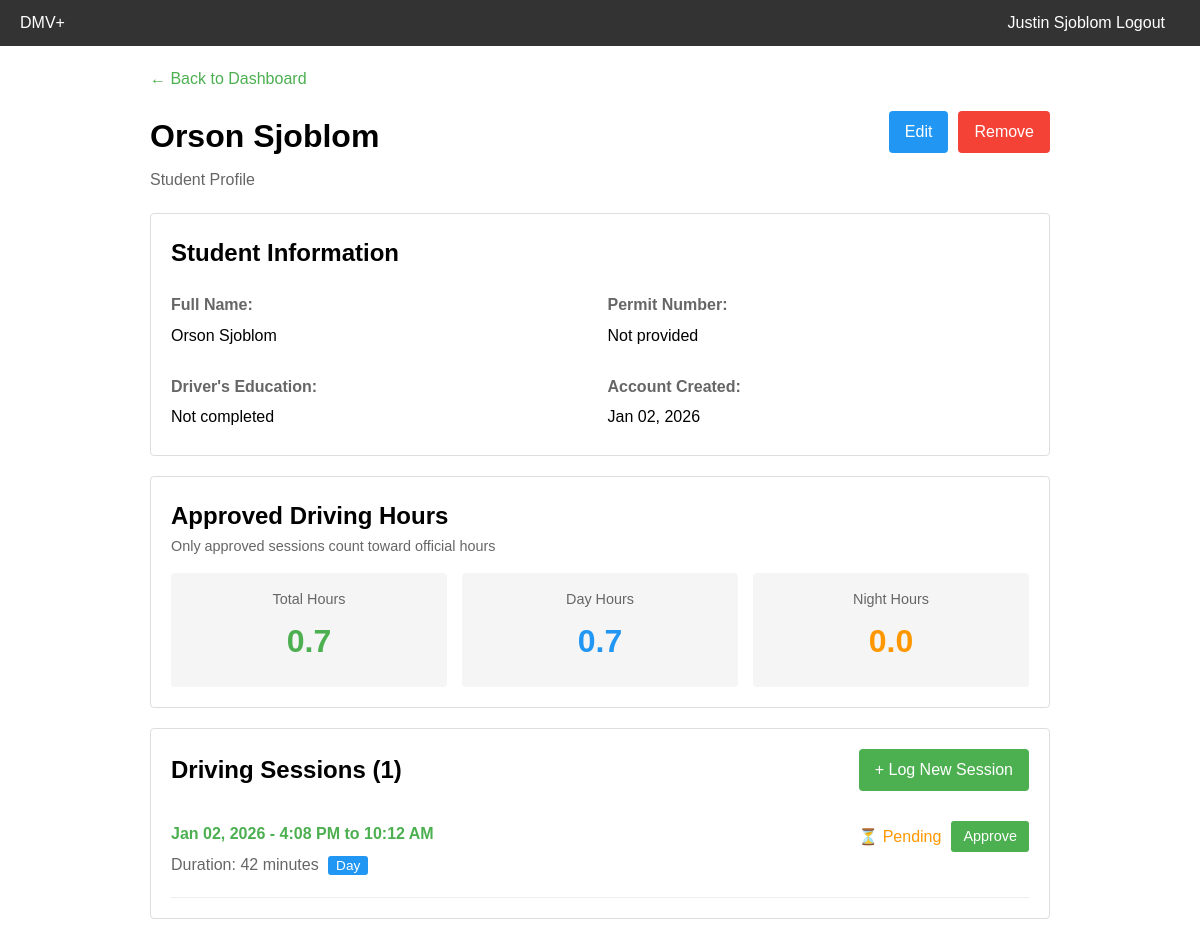
The app's page /parent/student/1/ (signed in), older data.
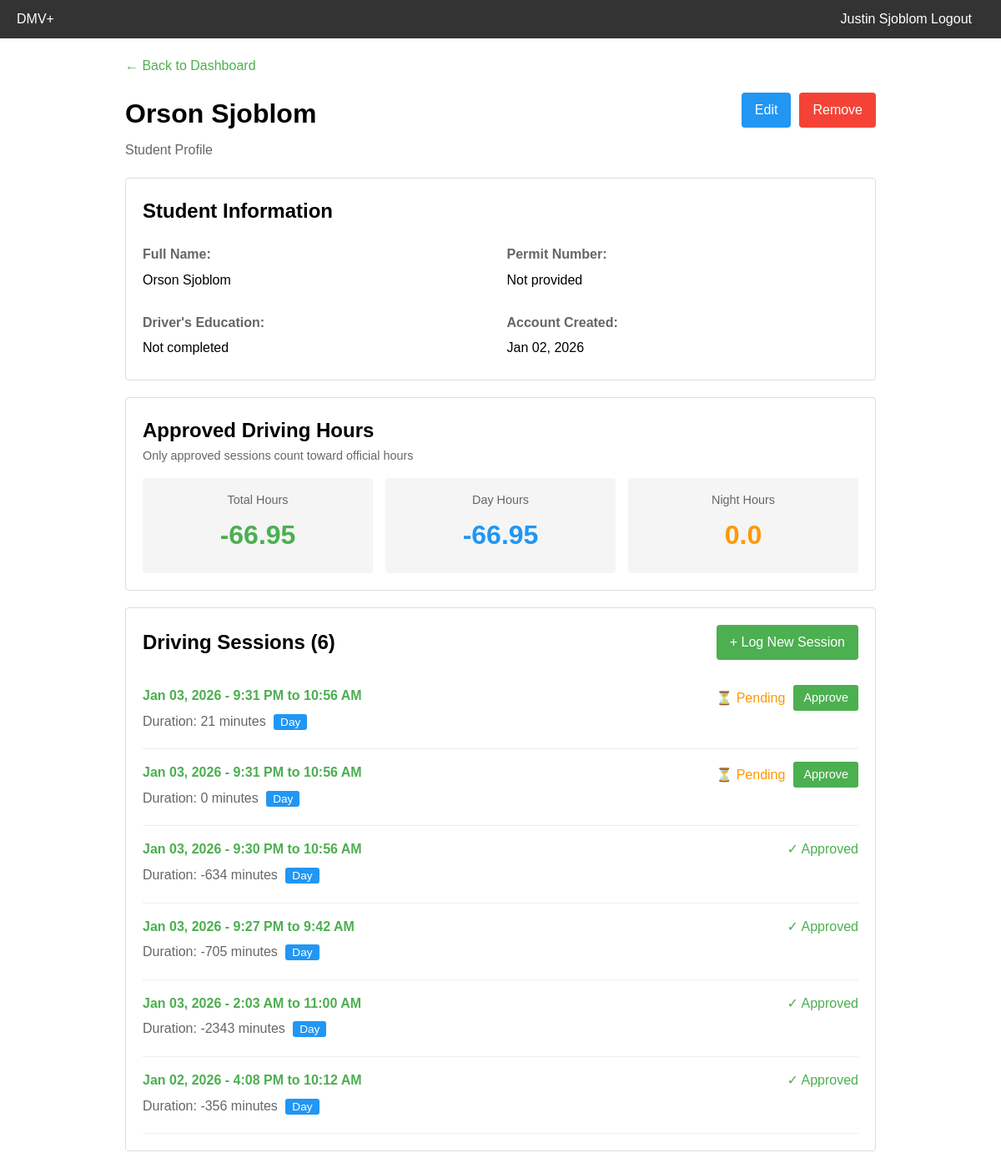
The same page, newer data.
### student/models/driving_sessions.py (models this page shows, shortened)
class Trip(models.Model):
    trip_id = models.UUIDField(primary_key=True, default=uuid.uuid4, editable=False)
    parent = models.ForeignKey('parent.ParentProfile', on_delete=models.CASCADE)
    student = models.ForeignKey('student.StudentProfile', on_delete=models.CASCADE)
    start_time = models.DateTimeField(auto_now_add=True)
    end_time = models.DateTimeField(blank=True, null=True)
    is_night = models.BooleanField(default=False)
    is_approved = models.BooleanField(default=False)
    duration = models.IntegerField(default=0)
    gps_data = models.JSONField(blank=True, null=True)
    created_at = models.DateTimeField(auto_now_add=True)

### parent/views.py (the view)
# urls.py: path('student/<int:student_id>/', views.view_student, name='view_student'),
@login_required
def view_student(request, student_id):
    if request.user.user_type != 'PARENT':
        raise PermissionDenied("Only parents can view student details.")
    try:
        parent_profile = ParentProfile.objects.get(user=request.user)
    except ParentProfile.DoesNotExist:
        messages.error(request, "Parent profile not found.")
        return redirect('dashboard')
    student = get_object_or_404(StudentProfile, id=student_id)
    relationship = ParentStudentRelationship.objects.filter(
        parent=parent_profile,
        student=student
    ).first()
    if not relationship:
        raise PermissionDenied("You don't have permission to view this student.")
    trips = Trip.objects.filter(student=student).order_by('-start_time')
    total_minutes = sum(trip.duration for trip in trips if trip.duration)
    total_hours = total_minutes / 60
    night_trips = trips.filter(is_night=True)
    night_minutes = sum(trip.duration for trip in night_trips if trip.duration)
    night_hours = night_minutes / 60
    context = {
        'student': student,
        'trips': trips,
        'total_hours': round(total_hours, 2),
        'night_hours': round(night_hours, 2),
        'day_hours': round(total_hours - night_hours, 2),
        'trip_count': trips.count(),
    }
    return render(request, 'parent/view_student.html', context)

### core/models/custom_user.py (called while the page is built)
    def get_full_name(self):
        full_name = f"{self.first_name} {self.last_name}"
        return full_name.strip()

### templates/parent/view_student.html (shortened to what the changed rows need)
{% extends 'base.html' %}
{% block content %}
<div class="container" style="max-width: 900px;">
    <div style="display: flex; justify-content: space-between; align-items: start; margin-bottom: 20px;">
        <div>
            <h1 style="margin-bottom: 5px;">{{ student.first_name }} {{ student.last_name }}</h1>
        </div>
    </div>
    <div class="info-section" style="border: 1px solid #ddd; padding: 20px; border-radius: 4px; margin-bottom: 20px;">
        <h2>Student Information</h2>
    </div>
    <div class="hours-section" style="border: 1px solid #ddd; padding: 20px; border-radius: 4px; margin-bottom: 20px;">
        <h2>Approved Driving Hours</h2>
        <div style="display: grid; grid-template-columns: repeat(3, 1fr); gap: 15px; margin-top: 15px;">
            <div style="text-align: center; padding: 15px; background-color: #f5f5f5; border-radius: 4px;">
                <p style="margin: 0; color: #666; font-size: 0.9em;">Total Hours</p>
                <p style="margin: 5px 0; font-size: 2em; font-weight: bold; color: #4CAF50;">{{ total_hours }}</p>
            </div>
            <div style="text-align: center; padding: 15px; background-color: #f5f5f5; border-radius: 4px;">
                <p style="margin: 0; color: #666; font-size: 0.9em;">Day Hours</p>
                <p style="margin: 5px 0; font-size: 2em; font-weight: bold; color: #2196F3;">{{ day_hours }}</p>
            </div>
        </div>
    </div>
    <div class="trips-section" style="border: 1px solid #ddd; padding: 20px; border-radius: 4px;">
        <div style="display: flex; justify-content: space-between; align-items: center; margin-bottom: 15px;">
            <h2 style="margin: 0;">Driving Sessions ({{ trip_count }})</h2>
            <a href="{% url 'log_trip' student.id %}" style="display: inline-block; padding: 8px 16px; background-color: #4CAF50; color: white; text-decoration: none; border-radius: 4px;">
                + Log New Session
            </a>
        </div>
        {% if trips %}
            <div class="trip-list">
                {% for trip in trips %}
                    <div style="border-bottom: 1px solid #eee; padding: 15px 0;">
                        <div style="display: flex; justify-content: space-between; align-items: start;">
                            <div style="flex-grow: 1;">
                                <p style="margin: 0; font-weight: bold;">
                                    <a href="{% url 'view_trip' trip.trip_id %}" style="color: #4CAF50; text-decoration: none;">
                                        {{ trip.start_time|date:"M d, Y" }} - {{ trip.start_time|time:"g:i A" }}
                                        {% if trip.end_time %}
                                            to {{ trip.end_time|time:"g:i A" }}
                                        {% else %}
                                            (In Progress)
                                        {% endif %}
                                    </a>
                                </p>
                                <p style="margin: 5px 0; color: #666;">
                                    Duration: {{ trip.duration }} minutes
                                    {% if trip.is_night %}
                                        <span style="background-color: #FF9800; color: white; padding: 2px 8px; border-radius: 3px; font-size: 0.85em; margin-left: 5px;">Night</span>
                                    {% else %}
                                        <span style="background-color: #2196F3; color: white; padding: 2px 8px; border-radius: 3px; font-size: 0.85em; margin-left: 5px;">Day</span>
                                    {% endif %}
                                </p>
                            </div>
                            <div style="display: flex; gap: 10px; align-items: center;">
                                {% if trip.is_approved %}
                                    <span style="color: #4CAF50; white-space: nowrap;">✓ Approved</span>
                                {% else %}
                                    <span style="color: #FF9800; white-space: nowrap;">⏳ Pending</span>
                                    <a href="{% url 'approve_trip' trip.trip_id %}" style="display: inline-block; padding: 4px 12px; background-color: #4CAF50; color: white; text-decoration: none; border-radius: 3px; font-size: 0.9em; white-space: nowrap;">
                                        Approve
                                    </a>
                                {% endif %}
                            </div>
                        </div>
                    </div>
                {% endfor %}
            </div>
        {% endif %}
    </div>
</div>
{% endblock %}

Row changes from the older to the newer data that the page shows:
added Trip: start_time "Jan 03, 2026", start_time "9:31 PM", end_time "10:56 AM", duration "21", is_night "Day", is_approved "⏳ Pending"
added Trip: start_time "Jan 03, 2026", start_time "9:31 PM", end_time "10:56 AM", duration "0", is_night "Day", is_approved "⏳ Pending"
added Trip: start_time "Jan 03, 2026", start_time "9:30 PM", end_time "10:56 AM", duration "-634", is_night "Day", is_approved "✓ Approved"
added Trip: start_time "Jan 03, 2026", start_time "9:27 PM", end_time "9:42 AM", duration "-705", is_night "Day", is_approved "✓ Approved"
added Trip: start_time "Jan 03, 2026", start_time "2:03 AM", end_time "11:00 AM", duration "-2343", is_night "Day", is_approved "✓ Approved"
changed Trip "Jan 02, 2026": duration "42" → "-356"; is_approved "⏳ Pending Approve" → "✓ Approved"
Text that changed along with them:
{{ total_hours }}: "0.7" → "-66.95"
{{ day_hours }}: "0.7" → "-66.95"
{{ trip_count }}: "1" → "6"
